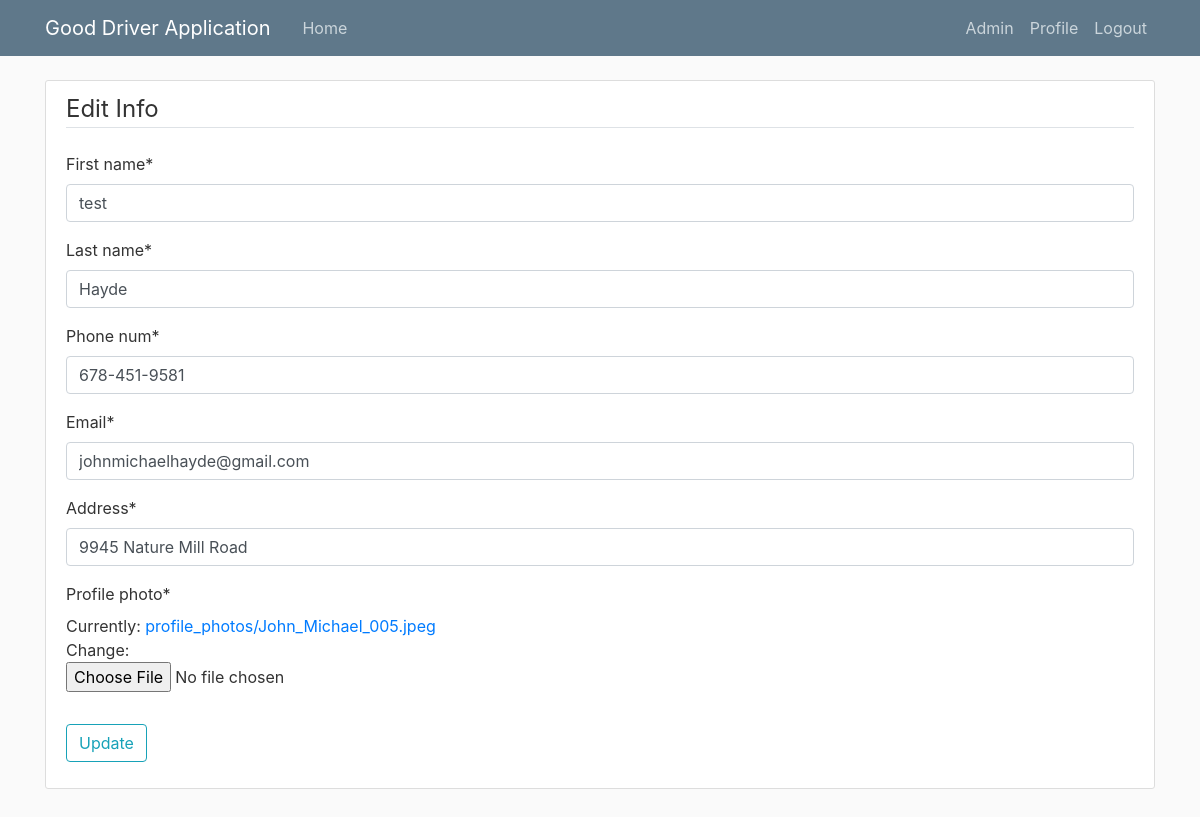
The app's page /edit_info/ (signed in), older data.
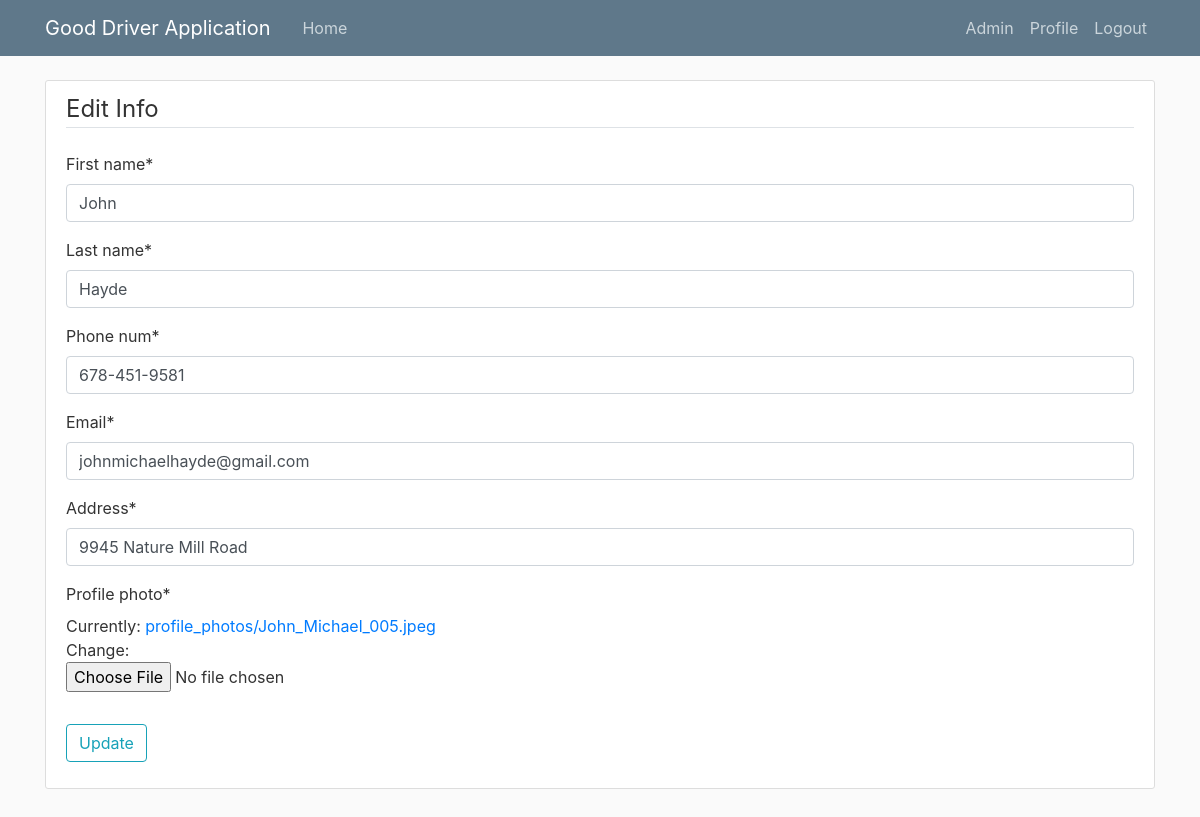
The same page, newer data.
### users/models.py (models this page shows)
class Driver(models.Model):
	username = models.CharField(max_length=30)
	password = models.CharField(max_length=30)
	first_name = models.CharField(max_length=20)
	last_name = models.CharField(max_length=30)
	phone_num = models.CharField(max_length=15)
	email = models.CharField(max_length=30)
	address = models.CharField(max_length=50)
	points = models.IntegerField(default=0)
	sponsor = models.CharField(max_length=50, default = "")
	profile_photo = ResizedImageField(quality=50, default='default.jpg', upload_to='profile_photos')

### users/views.py (the view)
# urls.py: path('edit_info/', user_views.update_driver_info, name="update-info"),
def update_driver_info(request):
	if request.method == 'POST':
		driver = Driver.objects.get(username=request.user.username)
		driver_form = DriverUpdateFrom(request.POST, request.FILES, instance=driver)
		if driver_form.is_valid():
			driver_form.save()
			UserEditInfo.objects.create(username=driver.username, date = "Today", time = "")
			messages.success(request, f'Your account has been updated')
			return redirect('driver-home')
	else:
		driver = Driver.objects.get(username=request.user.username)
		driver_form = DriverUpdateFrom(instance=driver)
	context = {
		'driver_form' : driver_form
	}
	return render(request, 'users/edit_info.html', context)

### users/forms.py
class DriverUpdateFrom(forms.ModelForm):
	model = Driver
	class Meta:
		model = Driver
		fields = ['first_name', 'last_name', 'phone_num', 'email', 'address', 'profile_photo']

### users/templates/users/edit_info.html (shortened to what this page needs)
{% extends "portal/base.html" %}
{% load crispy_forms_tags %}
{% block content %}
	<div class="content-section">
		<form enctype="multipart/form-data" method="POST">
			<fieldset class="form-group">
				<legend class="border-bottom mb-4">Edit Info</legend>
				{{ driver_form|crispy }}
			</fieldset>
			<div class="form-group">
				<button class="btn btn-outline-info" type="submit" name="button">Update</button>
			</div>
		</form>
	</div>
{% endblock content%}

Row changes from the older to the newer data that the page shows:
changed Driver "Hayde": first_name "test" → "John"
